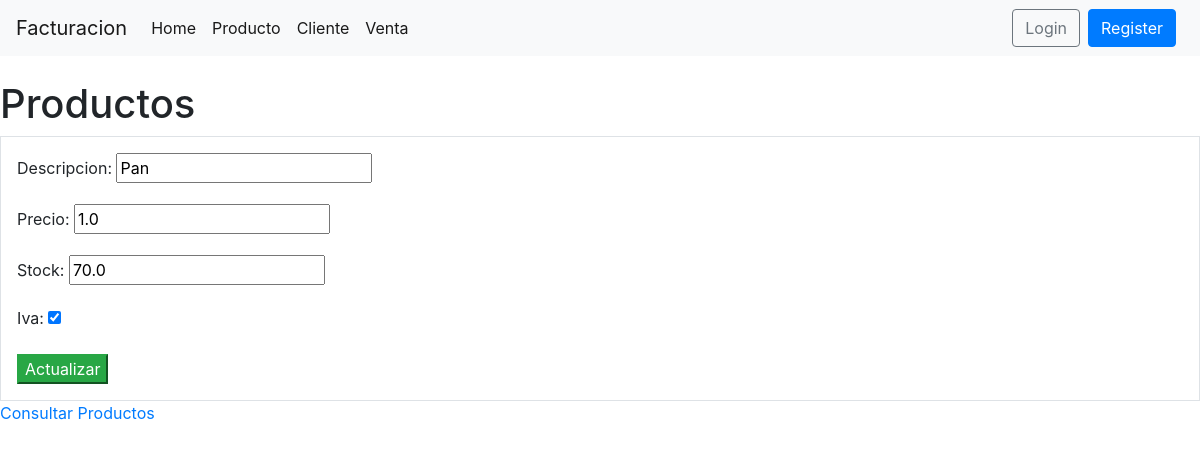
Screenshot of /editarproducto/3/ with the database file from the repository.
### Facturacion/models.py (models this page shows, shortened)
class Producto(models.Model):
    descripcion = models.CharField(max_length=100)
    precio = models.FloatField(default=0)
    stock = models.FloatField(default=0)
    iva = models.BooleanField(default=True)
    prueba = models.BooleanField(default=True)
    creacion = models.DateTimeField(
        auto_now_add=True, verbose_name="Fecha Creacion")
    modificacion = models.DateTimeField(
        auto_now=True, verbose_name="Fecha Modificacion")
    class Meta:
        verbose_name = 'Producto'
        verbose_name_plural = 'Productos'
        ordering = ["-creacion"]

### Facturacion/views.py (the view)
# urls.py: path('editarproducto/<int:id>/',editarProducto,name='editarproducto'),
def editarProducto(request, id):
    opciones = {'Menu': 'Menu Principal',
                'Producto': 'Productos', 'Cliente': 'Clientes','Venta':'Ventas','accion':'Actualizar'}
    producto = Producto.objects.get(id=id)
    if request.method == 'GET':
        form = ProductoForm(instance=producto)
        opciones['form'] = form
    else:
        form = ProductoForm(request.POST, instance=producto)
        if form.is_valid():
            form.save()
            return redirect('listarproducto')
    return render(request, 'producto.html', opciones)

### Facturacion/forms.py
class ProductoForm(forms.ModelForm):
    class Meta:
        model = Producto
        fields = ('descripcion', 'precio', 'stock','iva')
        label = {'descripcion': 'Descripcion', 'precio': 'precio', 'stock': 'Stock','iva':'Iva'}

### templates/producto.html (shortened to what this page needs)
<!DOCTYPE html>
<html lang="en">
<head>
     <link rel="stylesheet" href="https://stackpath.bootstrapcdn.com/bootstrap/4.3.1/css/bootstrap.min.css">
</head>
<body>
 <nav class="navbar navbar-expand-lg navbar-light bg-light mb-4">
    <a class="navbar-brand" href="#">Facturacion</a>
    <div class="collapse navbar-collapse" id="navbarSupportedContent">
        <ul class="navbar-nav mr-auto">
        <li class="nav-item active">
            <a href='/' class="nav-link" >Home <span class="sr-only">(current)</span></a>
        </li>
        <li class="nav-item active">
            <a class="nav-link" href='/listarproducto'>Producto <span class="sr-only">(current)</span></a>
        </li>
        <li class="nav-item active">
            <a class="nav-link" href='/listarcliente'>Cliente <span class="sr-only">(current)</span></a>
        </li>
        <li class="nav-item active">
            <a class="nav-link" href='/listarfactura'>Venta <span class="sr-only">(current)</span></a>
        </li>
        </ul>
        {% if user.is_authenticated %}
        <ul class="navbar-nav">
            <li class="nav-item dropdown">
            <a class="nav-link dropdown-toggle" href="#" id="navbarDropdown" role="button" data-toggle="dropdown" aria-haspopup="true" aria-expanded="false">
                {{user.username}}
            </a>
            <div class="dropdown-menu" aria-labelledby="navbarDropdown">
                <a class="dropdown-item" href="#">My Tasks</a>
                <div class="dropdown-divider"></div>
                <a class="dropdown-item" href="#">Logout</a>
            </div>
            </li>
        </ul>
        <form class="form-inline my-2 my-lg-0"  action="#" method='GET'>
            <input class="form-control mr-sm-2" type="search" name='q' aria-label="Search" placeholder='Search' value={{request.GET.q}}  >
            <button class="btn btn-outline-success my-2 my-sm-0" type="submit" >Search</button>
        </form>
        {% else %}
        <a class="btn btn-outline-secondary" href="#">Login</a>
        <a class="btn btn-primary ml-2 mr-2" href="#">Register</a>
        {% endif %}
    </div>
    </nav>
    <h1>{{Producto}}</h1>
    <form action="" method="post" class="border p-3 form">
        {{ form.as_p }}
         <button type="submit" class="btn-success">  {{accion}}</button>
    </form>
    <l1><a href='/admin/Facturacion/producto/' >Consultar {{ Producto }}</a></l1>
</body>
</html>

### rows the page displays
Producto: descripcion "Pan", precio "1.0", stock "70.0", iva "☑"

### other values shown
{{ Producto }} "Productos"
{{ accion }} "Actualizar"
